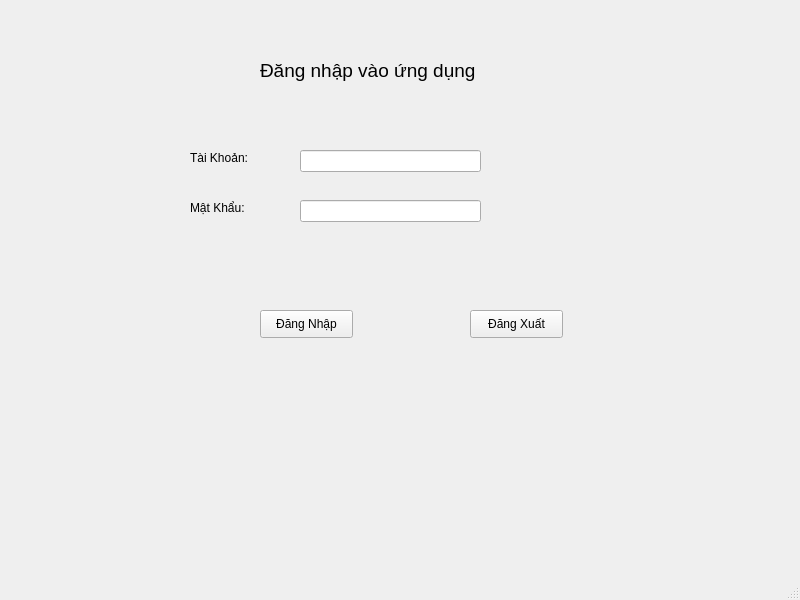
<?xml version="1.0" encoding="UTF-8"?>
<ui version="4.0">
 <class>formlogin</class>
 <widget class="QMainWindow" name="formlogin">
  <property name="geometry">
   <rect>
    <x>0</x>
    <y>0</y>
    <width>800</width>
    <height>600</height>
   </rect>
  </property>
  <property name="windowTitle">
   <string>MainWindow</string>
  </property>
  <widget class="QWidget" name="centralwidget">
   <widget class="QWidget" name="widget" native="true">
    <property name="geometry">
     <rect>
      <x>30</x>
      <y>10</y>
      <width>731</width>
      <height>541</height>
     </rect>
    </property>
    <property name="styleSheet">
     <string notr="true">background-image: url(:/pic/hinhanh/dangnhap.jpg);</string>
    </property>
    <widget class="QLabel" name="label">
     <property name="geometry">
      <rect>
       <x>230</x>
       <y>40</y>
       <width>281</width>
       <height>41</height>
      </rect>
     </property>
     <property name="font">
      <font>
       <pointsize>14</pointsize>
      </font>
     </property>
     <property name="text">
      <string>Đăng nhập vào ứng dụng</string>
     </property>
    </widget>
    <widget class="QLabel" name="label_2">
     <property name="geometry">
      <rect>
       <x>160</x>
       <y>140</y>
       <width>71</width>
       <height>16</height>
      </rect>
     </property>
     <property name="text">
      <string>Tài Khoản: </string>
     </property>
    </widget>
    <widget class="QLabel" name="label_3">
     <property name="geometry">
      <rect>
       <x>160</x>
       <y>190</y>
       <width>71</width>
       <height>16</height>
      </rect>
     </property>
     <property name="text">
      <string>Mật Khẩu: </string>
     </property>
    </widget>
    <widget class="QPushButton" name="dangnhap_2">
     <property name="geometry">
      <rect>
       <x>230</x>
       <y>300</y>
       <width>93</width>
       <height>28</height>
      </rect>
     </property>
     <property name="text">
      <string>Đăng Nhập</string>
     </property>
    </widget>
    <widget class="QPushButton" name="dangxuat">
     <property name="geometry">
      <rect>
       <x>440</x>
       <y>300</y>
       <width>93</width>
       <height>28</height>
      </rect>
     </property>
     <property name="text">
      <string>Đăng Xuất</string>
     </property>
    </widget>
    <widget class="QLineEdit" name="tk">
     <property name="geometry">
      <rect>
       <x>270</x>
       <y>140</y>
       <width>181</width>
       <height>22</height>
      </rect>
     </property>
    </widget>
    <widget class="QLineEdit" name="mk">
     <property name="geometry">
      <rect>
       <x>270</x>
       <y>190</y>
       <width>181</width>
       <height>22</height>
      </rect>
     </property>
    </widget>
   </widget>
  </widget>
  <widget class="QMenuBar" name="menubar">
   <property name="geometry">
    <rect>
     <x>0</x>
     <y>0</y>
     <width>800</width>
     <height>26</height>
    </rect>
   </property>
  </widget>
  <widget class="QStatusBar" name="statusbar"/>
 </widget>
 <resources>
  <include location="hinh.qrc"/>
 </resources>
 <connections/>
</ui>
